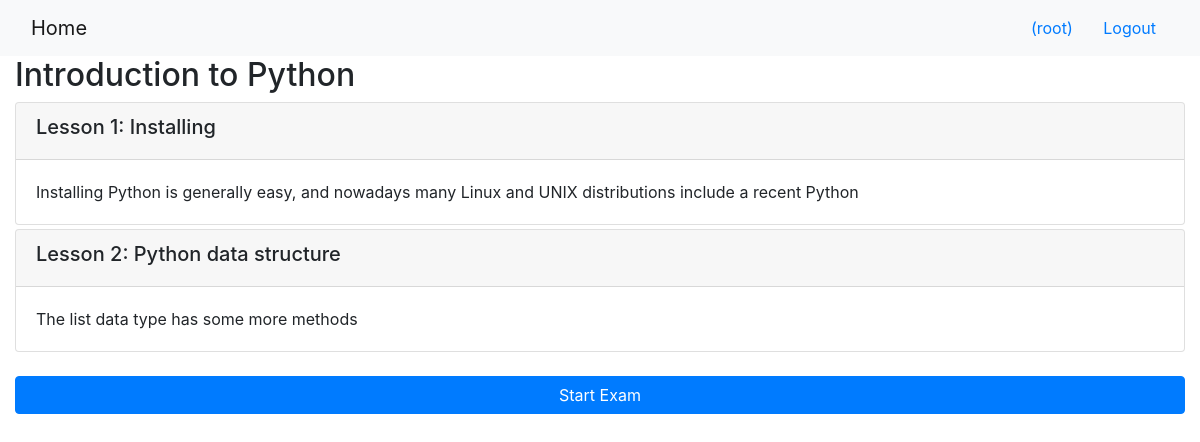
The app's page /onlinecourse/2/ (signed in) with its own data.
### onlinecourse/models.py (models this page shows, shortened)
class Course(models.Model):
    name = models.CharField(null=False, max_length=30, default='online course')
    image = models.ImageField(upload_to='course_images/')
    description = models.CharField(max_length=1000)
    pub_date = models.DateField(null=True)
    instructors = models.ManyToManyField(Instructor)
    users = models.ManyToManyField(settings.AUTH_USER_MODEL, through='Enrollment')
    total_enrollment = models.IntegerField(default=0)
    is_enrolled = False

class Lesson(models.Model):
    title = models.CharField(max_length=200, default="title")
    order = models.IntegerField(default=0)
    course = models.ForeignKey(Course, on_delete=models.CASCADE)
    content = models.TextField()

### onlinecourse/views.py (the view)
# urls.py: path('<int:pk>/', views.CourseDetailView.as_view(), name='course_details'),
class CourseDetailView(generic.DetailView):
    model = Course
    template_name = 'onlinecourse/course_detail_bootstrap.html'

### onlinecourse/templates/onlinecourse/course_detail_bootstrap.html (shortened to what this page needs)
<!DOCTYPE html>
<html lang="en">
<head>
     {% load static %}
    <link rel="stylesheet" href="https://maxcdn.bootstrapcdn.com/bootstrap/4.5.2/css/bootstrap.min.css">
</head>
<body>
    <nav class="navbar navbar-light bg-light">
        <div class="container-fluid">
            <div class="navbar-header">
                  <a class="navbar-brand" href="{% url 'onlinecourse:index' %}">Home</a>
            </div>
            <ul class="nav navbar-nav navbar-right">
                {% if user.is_authenticated %}
                <li>
                    <a class="btn btn-link" href="#">{{ user.first_name }}({{ user.username }})</a>
                    <a class="btn btn-link" href="{% url 'onlinecourse:logout' %}">Logout</a>
                </li>
                {% endif %}
            </ul>
        </div>
    </nav>
    <div class="container-fluid">
            <h2>{{ course.name }}</h2>
            <div class="card-columns-vertical">
                {% for lesson in course.lesson_set.all %}
                    <div class="card mt-1">
                        <div class="card-header"><h5>Lesson {{lesson.order|add:1}}: {{lesson.title}}</h5></div>
                        <div class="card-body">{{lesson.content}}</div>
                    </div>
                {% endfor %}
            </div>
            {% if user.is_authenticated %}
            <button class="btn btn-primary btn-block" type="button" data-toggle="collapse" data-target="#exam">Start Exam</button>
            {% endif %}
    </div>
</body>
</html>

### records on screen
Course: name "Introduction to Python"
Lesson: order|add "1", title "Installing", content "Installing Python is generally easy, and nowadays many Linux and UNIX distributions include a recent Python"
Lesson: order|add "2", title "Python data structure", content "The list data type has some more methods"

### other values on screen
{{ user.username }} "root"
